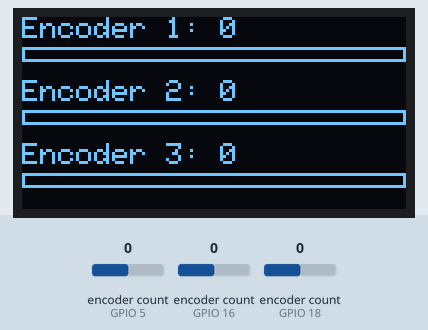
Recording of a sketch running on a simulated ESP32. On the bench: 128×64 one-colour display. The test bench sets the inputs (shaded band); at power-on: encoder count (sensors on GPIO 5, GPIO 16, GPIO 18) 0. What the sketch prints to the serial monitor is not drawn.

Above: at 2.2 s.
2.3 s: encoder count (sensor on GPIO 5) set to 1
At 3.0 s:
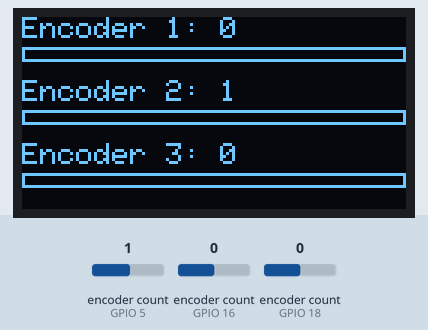
3.8 s: encoder count (sensor on GPIO 16) set to 1
At 4.9 s:
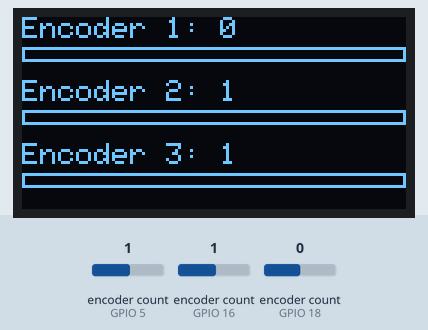
5.3 s: encoder count (sensor on GPIO 18) set to 1
At 5.7 s:
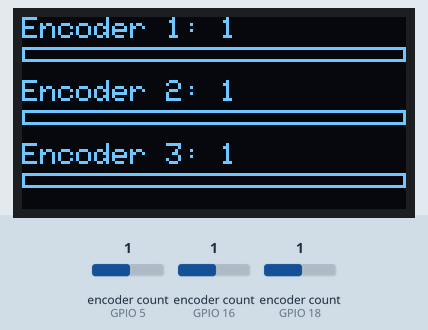
6.8 s: encoder count (sensor on GPIO 5) set to 2
At 7.3 s:
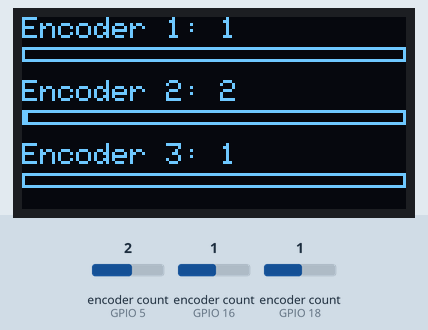
8.3 s: encoder count (sensor on GPIO 16) set to 2
At 9.2 s:
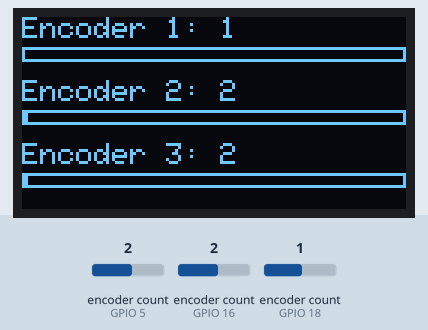
9.8 s: encoder count (sensor on GPIO 18) set to 2
At 11.2 s:
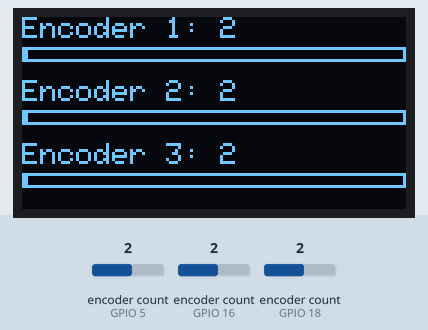
Timing chart, 0 to 12.3 s (numbered marks = the images above; inputs shaded):
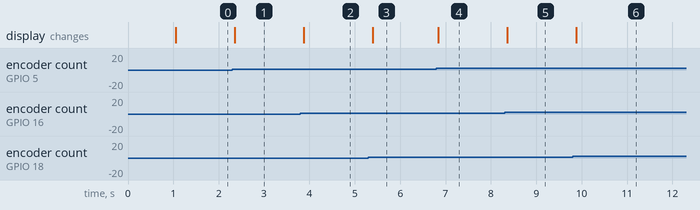

Measured:
- after the input at 2.3 s, the display: changes after 0.05 s (image 1)
- after the input at 3.8 s, the display: changes after 0.07 s (image 2)
- after the input at 5.3 s, the display: changes after 0.09 s (image 3)
- after the input at 6.8 s, the display: changes at once (image 4)
- after the input at 8.3 s, the display: changes after 0.06 s (image 5)
- after the input at 9.8 s, the display: changes after 0.08 s (image 6)

The sketch:

rotarywithscreen.ino
```cpp
#include <Wire.h>
#include <Adafruit_GFX.h>
#include <Adafruit_SSD1306.h>
#include <AiEsp32RotaryEncoder.h>

// --- Screen Setup ---
#define SCREEN_WIDTH 128
#define SCREEN_HEIGHT 64
#define SCREEN_ADDRESS 0x3C
#define OLED_RESET -1
Adafruit_SSD1306 display(SCREEN_WIDTH, SCREEN_HEIGHT, &Wire, OLED_RESET);

// --- Encoder Pin Definitions ---
#define ENCODER1_A 18
#define ENCODER1_B 19
#define ENCODER2_A 5
#define ENCODER2_B 23
#define ENCODER3_A 16
#define ENCODER3_B 17

// --- Encoder Value Range ---
#define MIN_VALUE 0
#define MAX_VALUE 100

// --- Create Encoder Objects ---
AiEsp32RotaryEncoder encoder1(ENCODER1_A, ENCODER1_B, -1, -1, 4);
AiEsp32RotaryEncoder encoder2(ENCODER2_A, ENCODER2_B, -1, -1, 4);
AiEsp32RotaryEncoder encoder3(ENCODER3_A, ENCODER3_B, -1, -1, 4);

// --- Interrupt Service Routines ---
void IRAM_ATTR handleEncoder1() { encoder1.readEncoder_ISR(); }
void IRAM_ATTR handleEncoder2() { encoder2.readEncoder_ISR(); }
void IRAM_ATTR handleEncoder3() { encoder3.readEncoder_ISR(); }

void setup() {
  Serial.begin(115200);
  delay(1000);  // Allow time for Serial Monitor

  // Initialize encoder pins with internal pull-ups
  pinMode(ENCODER1_A, INPUT_PULLUP);
  pinMode(ENCODER1_B, INPUT_PULLUP);
  pinMode(ENCODER2_A, INPUT_PULLUP);
  pinMode(ENCODER2_B, INPUT_PULLUP);
  pinMode(ENCODER3_A, INPUT_PULLUP);
  pinMode(ENCODER3_B, INPUT_PULLUP);

  // Begin and configure the encoders
  encoder1.begin();
  encoder2.begin();
  encoder3.begin();
  encoder1.setup(handleEncoder1);
  encoder2.setup(handleEncoder2);
  encoder3.setup(handleEncoder3);

  // Set boundaries and acceleration for each encoder
  encoder1.setBoundaries(MIN_VALUE, MAX_VALUE, true);
  encoder2.setBoundaries(MIN_VALUE, MAX_VALUE, true);
  encoder3.setBoundaries(MIN_VALUE, MAX_VALUE, true);
  encoder1.setAcceleration(20);
  encoder2.setAcceleration(20);
  encoder3.setAcceleration(20);

  // Initialize the OLED display
  display.begin(SSD1306_SWITCHCAPVCC, SCREEN_ADDRESS);
  display.clearDisplay();
}

void loop() {
  // Read current values from all three encoders
  int value1 = encoder1.readEncoder();
  int value2 = encoder2.readEncoder();
  int value3 = encoder3.readEncoder();

  // Clear display before drawing new content
  display.clearDisplay();

  // Define vertical offsets for each encoder section
  int offset1 = 0;   // Section 1: rows 0 - 20
  int offset2 = 21;  // Section 2: rows 21 - 41
  int offset3 = 42;  // Section 3: rows 42 - 63

  // --- Draw Encoder 1 ---
  display.setTextSize(1);
  display.setTextColor(SSD1306_WHITE);
  display.setCursor(0, offset1);
  display.print("Encoder 1: ");
  display.print(value1);
  int barWidth1 = map(value1, MIN_VALUE, MAX_VALUE, 0, SCREEN_WIDTH);
  display.drawRect(0, offset1 + 10, SCREEN_WIDTH, 5, SSD1306_WHITE);
  display.fillRect(0, offset1 + 10, barWidth1, 5, SSD1306_WHITE);

  // --- Draw Encoder 2 ---
  display.setCursor(0, offset2);
  display.print("Encoder 2: ");
  display.print(value2);
  int barWidth2 = map(value2, MIN_VALUE, MAX_VALUE, 0, SCREEN_WIDTH);
  display.drawRect(0, offset2 + 10, SCREEN_WIDTH, 5, SSD1306_WHITE);
  display.fillRect(0, offset2 + 10, barWidth2, 5, SSD1306_WHITE);

  // --- Draw Encoder 3 ---
  display.setCursor(0, offset3);
  display.print("Encoder 3: ");
  display.print(value3);
  int barWidth3 = map(value3, MIN_VALUE, MAX_VALUE, 0, SCREEN_WIDTH);
  display.drawRect(0, offset3 + 10, SCREEN_WIDTH, 5, SSD1306_WHITE);
  display.fillRect(0, offset3 + 10, barWidth3, 5, SSD1306_WHITE);

  // Refresh the display
  display.display();

  // Debug: Print encoder values to Serial Monitor
  Serial.printf("Enc1: %d, Enc2: %d, Enc3: %d\n", value1, value2, value3);
  delay(50); // Small delay to smooth display updates
}
```
